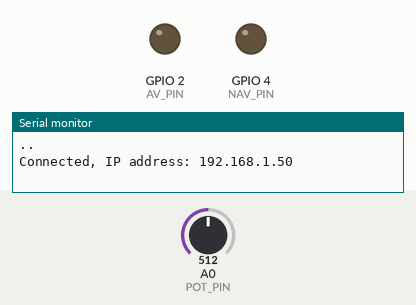
The sketch below on a simulated ESP8266 (NodeMCU). On the bench: output pins drawn as LEDs (lit = HIGH), the last lines printed to the serial monitor. The inputs (shaded band) are chosen by the test bench; at power-on: A0 (POT_PIN) = 512. WiFi joins after 1.5 s; servers stay silent unless stated; uploads are accepted with an empty reply.

Above: at 3.2 s.
3.3 s: A0 (POT_PIN) set to 530
At 5.7 s:
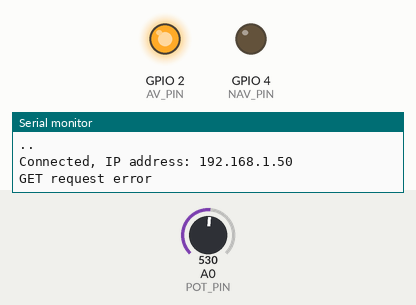
At 6.9 s:
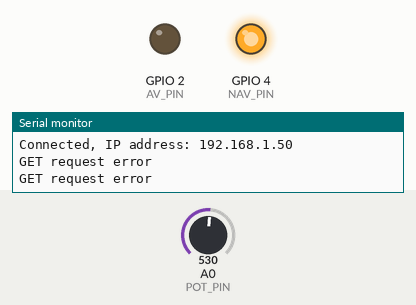
Timing chart, 0 to 8.4 s (numbered marks = the images above; inputs shaded):
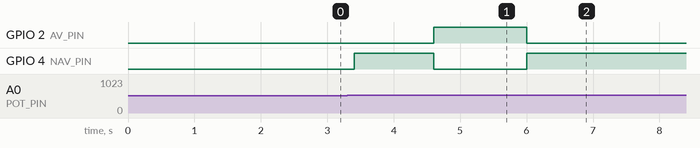

Measured:
- the behaviour switches between 516 and 517 on A0 (POT_PIN) (found by bisection; images 0 and 1)
- after the input at 3.3 s, GPIO 2 (AV_PIN): LOW → HIGH after 1.3 s, → LOW 1.4 s later

The sketch:

sd-edge.ino
```cpp
#include <Arduino.h>
#include <ESP8266WiFi.h>
#include <ESP8266HTTPClient.h>
#include <ArduinoJson.h>
#include "Light.h"
#include "Led.h"
#include "Potentiometer.h"
#include "config.h"

Light* L_avail; // Available status led.
Light* L_notAvail; // Not available status led.
Potentiometer* pot; // Potentiometer.

int code; // HTTP request code.
HTTPClient client; // Client for HTTP request.
const String server = ""; // Local IP address for connection to server.

float quantity; // Quantity of trash in dumpster.
boolean available; // Status of the dumpster.
DynamicJsonDocument doc(2048); // JSON document for parsing datas.

String line; // Saves datas of GET request.
String data = ""; // Loads datas for PUT request.

const float Wmax = W_MAX; // Limit of the dumpster capacity.

void setup() {
  L_avail = new Led(AV_PIN);
  L_notAvail = new Led(NAV_PIN);
  pot = new Potentiometer(POT_PIN);

  quantity = pot->getValue();
  available = true;

  Serial.begin(BAUD_RATE);

  connectWifi();
}

void loop() {
  delay(1000);
  if(WiFi.status() == WL_CONNECTED){
    if(pot->updateValue()){
      quantity = pot->getValue();
      available = quantity >= Wmax ? false : true;
      sendData();
    } else {
      getData();
      available = quantity >= Wmax ? false : doc["available"];
      sendData();
    }
  }
  switchLed();
}

void connectWifi() {
  WiFi.mode(WIFI_STA);
  WiFi.begin(SSID, PWD);

  while (WiFi.status() != WL_CONNECTED){
    delay(1000);
    Serial.print(".");
  }

  Serial.println("");
  Serial.print("Connected, IP address: ");
  Serial.println(WiFi.localIP());
}

void sendData(){
  doc["available"] = available;
  doc["quantity"] = quantity;
  serializeJson(doc, data);
  client.begin("http://" + server + ":" + PORT + "/api/v1/status");
  client.addHeader("Content-Type", "application/json");
  // HTTP PUT request.
  code = client.PUT(data);
  if(code <= 0){
    Serial.print(code);
    Serial.println("PUT request error");
  }
  data = "";
  client.end();
}

void getData(){
  client.begin("http://" + server + ":" + PORT + "/api/v1/status");
  code = client.GET();
  // HTTP GET request.
  if(code != 200){
    Serial.println("GET request error");
  }
  line = client.getString();
  client.end();
  deserializeJson(doc, line);
  available = doc["available"];
  quantity = doc["quantity"];
}

void switchLed(){
  if (available){
    L_avail->switchOn();
    L_notAvail->switchOff();
  } else {
    L_avail->switchOff();
    L_notAvail->switchOn();
  }
}
```

Led.cpp
```cpp
#include "Led.h"
#include "Arduino.h"

Led::Led(int pin){
    this->pin = pin;
    pinMode(pin, OUTPUT);
}

void Led::switchOn(){
    digitalWrite(pin, HIGH);
}

void Led::switchOff(){
    digitalWrite(pin, LOW);
};
```

Led.h
```cpp
#ifndef __LED__
#define __LED__

#include "Light.h"

class Led: public Light {
public:
    Led(int pin);
    void switchOn();
    void switchOff();

private:
    int pin;
};

#endif
```

Light.h
```cpp
#ifndef __LIGHT__
#define __LIGHT__

class Light {
public:
    virtual void switchOn() = 0;
    virtual void switchOff() = 0;
};

#endif
```

Potentiometer.cpp
```cpp
#include "Potentiometer.h"
#include "Arduino.h"

Potentiometer::Potentiometer(int pin){
    this->pin = pin;
    updateValue();
}

float Potentiometer::getValue(){
    return value;
}

bool Potentiometer::updateValue(){
    float curr = map(analogRead(pin), 0, 1023, 0, 100);
    if(curr != value){
        value = curr;
        return true;
    }
    return false;
}
```

Potentiometer.h
```cpp
#ifndef __POTENTIOMETER__
#define __POTENTIOMETER__

class Potentiometer {
public:
    Potentiometer(int pin);
    float getValue();
    bool updateValue();

private:
    int pin;
    float value;
};

#endif
```

config.h
```cpp
#ifndef __CONFIG__
#define __CONFIG__

#define AV_PIN 2 // Available status led pin.
#define NAV_PIN 4 // Not available status led pin.

#define POT_PIN A0 // Potentiometer pin.

#define BAUD_RATE 9600 // Serial port baud rate.

#define SSID "" // WiFi name.
#define PWD "" // WiFi password.

#define PORT 3000 // Server port.

#define W_MAX 100 // Wmax value.

void connectWifi();
void sendData();
void getData();
void switchLed();

#endif
```
